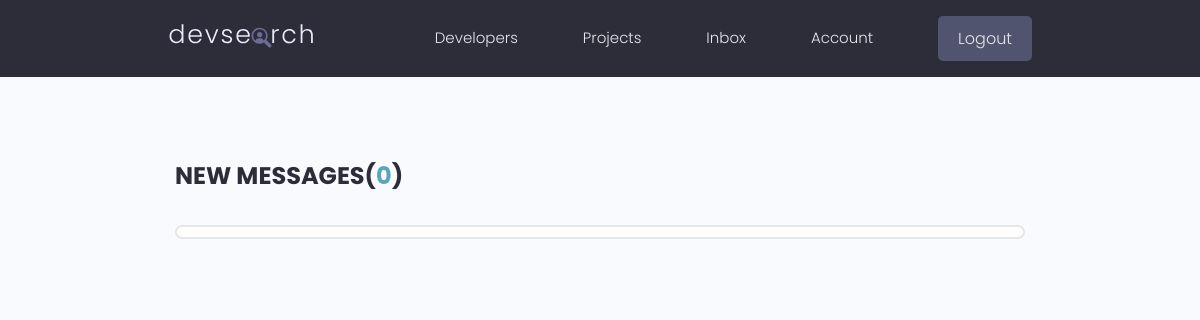
Page /inbox/ (signed in) on the earlier database version.
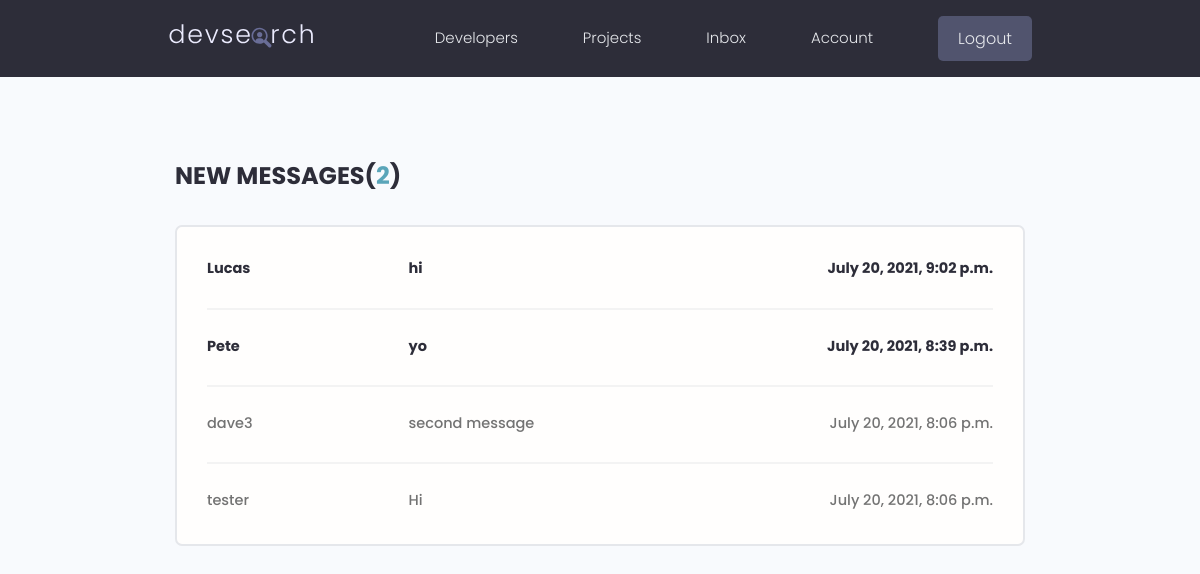
Same page on the later database version.
### user/models.py (models this page shows, shortened)
class Message(models.Model):
    sender = models.ForeignKey(Profile, on_delete=models.SET_NULL, null=True, blank=True)
    recipient = models.ForeignKey(Profile, on_delete=models.SET_NULL, null=True, blank=True, related_name="messages")
    name = models.CharField(max_length=200, blank=True, null=True)
    email = models.EmailField(max_length=200, blank=True, null=True)
    subject = models.CharField(max_length=200, blank=True, null=True)
    body = models.TextField()
    is_read = models.BooleanField(default = False, null=True)
    created = models.DateTimeField(auto_now_add=True)
    id = models.UUIDField(default=uuid.uuid4, unique=True, primary_key=True, editable=False)
    class Meta:
        ordering = ['is_read', '-created']

### user/views.py (the view)
# urls.py: path('inbox/', views.inbox, name='inbox'),
@login_required(login_url="login")
def inbox(request):
    profile = request.user.profile
    messageRequests = profile.messages.all()
    unreadCount = messageRequests.filter(is_read=False).count()
    context = {'messageRequests': messageRequests, 'unreadCount': unreadCount,}
    return render(request, 'user/inbox.html', context)

### user/templates/user/inbox.html
{% extends 'main.html' %}
{% block content %}
  <main class="inbox my-xl">
    <div class="content-box">
      <h3 class="inbox__title">New Messages(<span>{{unreadCount}}</span>)</h3>
      <ul class="messages">
        {% for message in messageRequests %}
        {% if message.is_read == False %}
        <li class="message message--unread">
          {% else %}
          <li class="message">
        {% endif %}
          <a href="{% url 'message' message.id %}">
            <span class="message__author">{{message.name}}</span>
            <span class="message__subject">{{message.subject}}</span>
            <span class="message__date">{{message.created}}</span>
          </a>
        </li>
        {% endfor %}
      </ul>
    </div>
  </main>
{% endblock %}

Differences in the rows shown:
added Message: name "Lucas", subject "hi", created "July 20, 2021, 9:02 p.m."
added Message: name "Pete", subject "yo", created "July 20, 2021, 8:39 p.m."
added Message: name "dave3", subject "second message", created "July 20, 2021, 8:06 p.m."
added Message: name "tester", subject "Hi", created "July 20, 2021, 8:06 p.m."
Other differences:
{{ unreadCount }}: "0" → "2"
